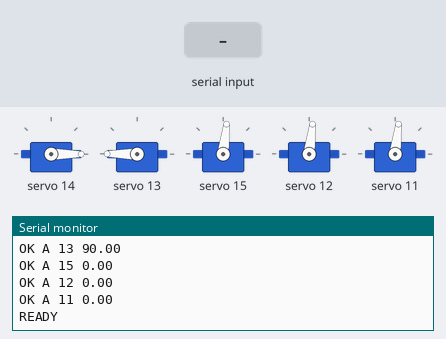
Recording of a sketch running on a simulated Arduino Uno, built with avr-gcc and run on an emulated ATmega328P. Shown: 5 × servo, the last lines printed to the serial monitor. Inputs (shaded band) come from the test bench.

Above: at 3.2 s.
3.3 s: "PING 1\n" received over Serial
At 4.5 s:
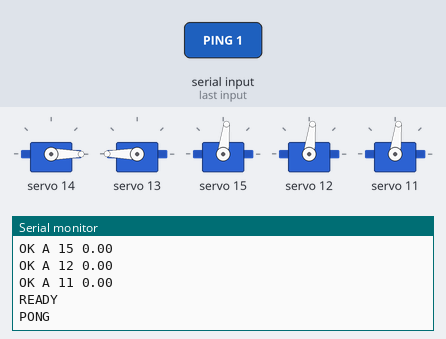
4.8 s: "F 1\n" received over Serial
At 5.8 s:
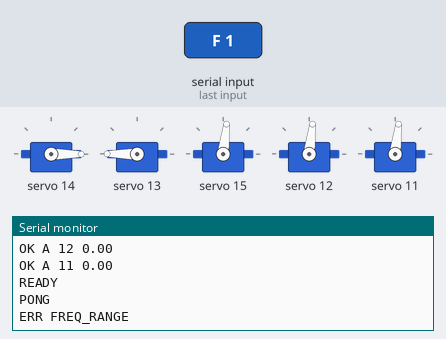
6.3 s: "F 150\n" received over Serial
At 7.0 s:
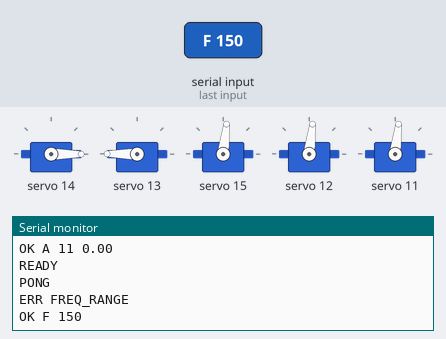
Timing chart, 0 to 9.3 s (numbered marks = the images above; inputs shaded):
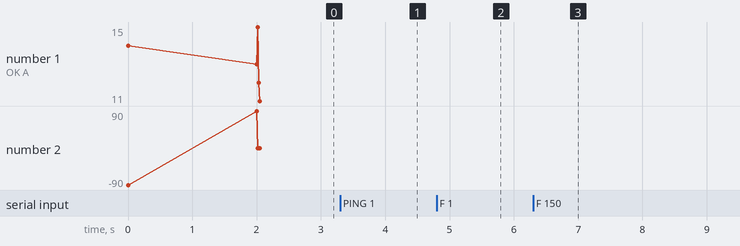

The sketch:

PWMTest.ino
```cpp
#include <Wire.h>
#include <Adafruit_PWMServoDriver.h>

#define DEFAULT_FREQ 50   // Hz
#define MIN_US 400
#define MAX_US 2400
#define MID_US 1400
#define MIN_ANGLE -90.0
#define MAX_ANGLE 90.0
#define DEG_TO_RAD 0.01745329251
#define PI 3.14159265358979323846
bool debugMode;
bool started;

struct JointPos {
  float x;
  float y;
  float z;
  float angle; // in degrees
};

Adafruit_PWMServoDriver pwm = Adafruit_PWMServoDriver();
int freqHz = DEFAULT_FREQ;

uint16_t lastTicks[16] = {0};
uint16_t lastUs[16]    = {0};
float lastAngles[16]   = {0};


uint16_t angleToUs(float angle) {
  // Map -90..+90 to MIN_US..MAX_US
  return MIN_US + (uint16_t)(((angle + 90.0) / 180.0) * (MAX_US - MIN_US));
}

float usToAngle(uint16_t us) {
  // Map MIN_US..MAX_US to -90..+90
  float t = float(us - MIN_US) / float(MAX_US - MIN_US);
  return (t * 180.0) - 90.0;
}

uint16_t usToTicks(uint16_t us, int freq) {
  // ticks = us * freq * 4096 / 1e6
  uint32_t t = (uint32_t)us * (uint32_t)freq * 4096UL;
  t /= 1000000UL;
  if (t > 4095) t = 4095;
  return (uint16_t)t;
}

// Calculate joint positions for the arm (base, shoulder, elbow, wrist, hand)
void calcJointPositions(const float angles[16], JointPos outJoints[5]) {
  // Link lengths (meters)
  const float L1 = 0.090; // shoulder to elbow
  const float L2 = 0.090; // elbow to wrist
  const float L3 = 0.020; // wrist to hand

  // Convert angles to radians
  float baseRad     = angles[15] * DEG_TO_RAD;
  float shoulderRad = angles[14] * DEG_TO_RAD;
  float elbowRad    = angles[13] * DEG_TO_RAD;
  float wristRad    = angles[12] * DEG_TO_RAD;
  // float handRad     = angles[11] * DEG_TO_RAD; // optional

  // Base position (origin)
  outJoints[0].x = 0;
  outJoints[0].y = 0;
  outJoints[0].z = 0;
  outJoints[0].angle = angles[15];

  // Shoulder position (same as base, but angle for reference)
  outJoints[1].x = 0;
  outJoints[1].y = 0;
  outJoints[1].z = 0;
  outJoints[1].angle = angles[14];

  // Elbow position
  float x1 = L1 * cos(shoulderRad) * cos(baseRad);
  float y1 = L1 * cos(shoulderRad) * sin(baseRad);
  float z1 = L1 * sin(shoulderRad);
  outJoints[2].x = x1;
  outJoints[2].y = y1;
  outJoints[2].z = z1;
  outJoints[2].angle = angles[13];

  // Wrist position
  float totalShoulder = shoulderRad + elbowRad;
  float x2 = x1 + L2 * cos(totalShoulder) * cos(baseRad);
  float y2 = y1 + L2 * cos(totalShoulder) * sin(baseRad);
  float z2 = z1 + L2 * sin(totalShoulder);
  outJoints[3].x = x2;
  outJoints[3].y = y2;
  outJoints[3].z = z2;
  outJoints[3].angle = angles[12];

  // Hand position
  float totalWrist = totalShoulder + wristRad;
  float x3 = x2 + L3 * cos(totalWrist) * cos(baseRad);
  float y3 = y2 + L3 * cos(totalWrist) * sin(baseRad);
  float z3 = z2 + L3 * sin(totalWrist);
  outJoints[4].x = x3;
  outJoints[4].y = y3;
  outJoints[4].z = z3;
  outJoints[4].angle = angles[11];
}

// Validation function: checks if new angle is valid given current arm state
bool validation(int ch, float newAngle) {

  //define link lengths (meters)
  const float L1 = 0.090; // shoulder to elbow
  const float L2 = 0.090; // elbow to wrist
  const float L3 = 0.020; // wrist to hand

  // Copy current angles
  float angles[16];
  for (int i = 0; i < 16; ++i) angles[i] = lastAngles[i];

  // Update the candidate joint with the new angle
  angles[ch] = newAngle;

  // Calculate joint positions
  //JointPos joints[5];
  //calcJointPositions(angles, joints);

  float baseAngle = angles[15];
  float shoulderAngle = angles[14];
  float elbowAngle = angles[13];
  float wristAngle = angles[12];

  // --- New constraint --- dont drive into the structure
  if (baseAngle >= -45.0 && baseAngle <= 45.0) { // overhangs structure
    if (shoulderAngle <= -75) {
      if (elbowAngle < 0) {
        Serial.println("ERR: into back structure");
        return false; // Invalid elbow angle
      }
    }
  }

  // --- New constraint --- dont bend wrist into bicep
  // wrist cannot be negative if wlbow is less than
  if (elbowAngle > 45) {
    if (wristAngle < 0) {
      Serial.println("ERR: into bicep");
      return false; // Invalid wrist angle
    }
  }

  // --- New constraint --- dont shoulder drive hand into base
  if (shoulderAngle > 0) {
    if (elbowAngle > 50) {
      Serial.println("ERR: into base");
      return false; // Invalid wrist angle
    }
  }

  // --- New constraint --- dont drive hand into floor
  float shoulderAngleRad = shoulderAngle * DEG_TO_RAD;
  float elbowAngleRad = elbowAngle * DEG_TO_RAD;

  // z1: vertical position from elbow joint to z=0
  float z1 = L1 * sin(shoulderAngleRad);

  // z2: vertical position from elbow joint to wrist joint
  float z2 = L2 * sin(PI / 2 - (shoulderAngleRad + elbowAngleRad));

  // zWrist: vertical position of the wrist from z=0
  float zWrist = z1 - z2;

  // Constraint: hand must not be farther than -0.075 m from the shoudler joint
  if (zWrist > 0.080) {
    Serial.println("ERR: Hand too close to floor");
    return false;
  }


  // ...other constraints...

  lastAngles[ch] = newAngle;
  applyPulse(ch, newAngle);
  return true;
}

void applyPulse(int ch, float angle) {
  uint16_t us = angleToUs(angle);
  us = constrain(us, MIN_US, MAX_US);
  uint16_t ticks = usToTicks(us, freqHz);
  pwm.setPWM(ch, 0, ticks);
  lastUs[ch] = us;
  lastTicks[ch] = ticks;
}

void sendLine(const String &s) {
  Serial.println(s);
}

void handleCommand(String line) {
  line.trim();
  if (line.length() == 0) return;

  // Uppercase first token
  int sp1 = line.indexOf(' ');
  String cmd = (sp1 >= 0) ? line.substring(0, sp1) : line;
  cmd.toUpperCase();

  if (cmd == "PING") {
    sendLine("PONG");
    return;
  }

  if (cmd == "F") {
    // F <freqHz>
    if (sp1 < 0) { sendLine("ERR FREQ"); return; }
    int newF = line.substring(sp1 + 1).toInt();
    if (newF < 24 || newF > 1000) { sendLine("ERR FREQ_RANGE"); return; }
    freqHz = newF;
    pwm.setPWMFreq(freqHz);
    sendLine(String("OK F ") + freqHz);
    return;
  }

  if (cmd == "GET") {
    // GET <ch>
    if (sp1 < 0) { sendLine("ERR ARGS"); return; }
    int ch = line.substring(sp1 + 1).toInt();
    if (ch < 0 || ch > 15) { sendLine("ERR CH"); return; }
    sendLine(String("OK GET ") + ch + " " + lastUs[ch] + " " + lastTicks[ch]);
    return;
  }

  if (cmd == "BUG") {
    // debug <on|off>
    if (sp1 < 0) { sendLine("ERR ARGS"); return; }
    String mode = line.substring(sp1 + 1);
    mode.toLowerCase();
    if (mode == "on") {
      debugMode = true;
      sendLine("DEBUG ON");
    } else if (mode == "off") {
      debugMode = false;
      sendLine("DEBUG OFF");
    } else {
      sendLine("ERR INVALID DEBUG MODE");
    }
    return;
  }

  if (cmd == "P") {
    // P <ch> <us>
    if (sp1 < 0) { sendLine("ERR ARGS"); return; }
    int sp2 = line.indexOf(' ', sp1 + 1);
    if (sp2 < 0) { sendLine("ERR ARGS"); return; }

    int ch = line.substring(sp1 + 1, sp2).toInt();
    long us = line.substring(sp2 + 1).toInt();

    if (ch < 0 || ch > 15) { sendLine("ERR CH"); return; }
    if (us < MIN_US || us > MAX_US) { sendLine("ERR US"); return; }
    float angle = usToAngle((uint16_t)us);

    if (!debugMode) {
      if (!validation(ch, angle)) {
        sendLine("ERR INVALID P");
        return;
      }
    }

    else {
      // In debug mode, just apply the pulse without validation
      applyPulse(ch, angle);
      lastUs[ch] = us;
      lastAngles[ch] = angle;
      lastTicks[ch] = usToTicks((uint16_t)us, freqHz);
    }

    sendLine(String("OK P ") + ch + " " + angle);
    return;
  }

  if (cmd == "A") {
    // A <ch> <angle>
    int sp2 = line.indexOf(' ', sp1 + 1);
    if (sp2 < 0) { sendLine("ERR ARGS"); return; }

    int ch = line.substring(sp1 + 1, sp2).toInt();
    float angle = line.substring(sp2 + 1).toFloat();

    if (ch < 0 || ch > 15) { sendLine("ERR CH"); return; }
    if (angle < MIN_ANGLE || angle > MAX_ANGLE) { sendLine("ERR ANGLE"); return; }

    if (!debugMode) {
      if (!validation(ch, angle)) {
        sendLine("ERR INVALID A");
        return;
      }
    }

    else {
      // In debug mode, just apply the angle without validation
      applyPulse(ch, angle);
      lastUs[ch] = angleToUs(angle);
      lastAngles[ch] = angle;
      lastTicks[ch] = usToTicks(lastUs[ch], freqHz);
    }

    sendLine(String("OK A ") + ch + " " + angle);
    return;
  }


  sendLine("ERR CMD " + cmd);
}


void setup() {

  pwm.begin();
  pwm.setPWMFreq(freqHz);

  Serial.begin(9600);
  while (!Serial) { ; }


  //move to home position
  handleCommand("A 14 -90"); // shoulder
  delay(2000); // wait for servo to move
  handleCommand("A 13 90"); // elbow
  handleCommand("A 15 0"); // base
  handleCommand("A 12 0"); // wrist
  handleCommand("A 11 0"); // hand


  sendLine("READY");
}

void loop() {
  if (Serial.available()) {
    String line = Serial.readStringUntil('\n');
    handleCommand(line);
  }
}
```

Measured:
- after the input at 3.3 s, the serial monitor: prints a new line at once (image 1)
- after the input at 4.8 s, the serial monitor: prints a new line at once (image 2)
- after the input at 6.3 s, the serial monitor: prints a new line at once (image 3)
